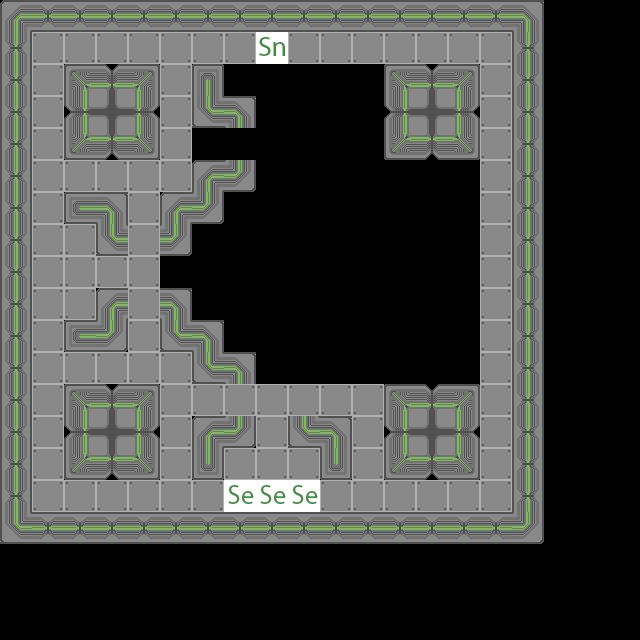

A 2D game scene composited from a Tiled map and its tileset images. What follows is a short description and the map's XML, with each tile layer's data collapsed to a summary:
An orthogonal 20x20 tile map with 32x32 px tiles, 1 tile layer (map), 2 tilesets.

<map version="1.0" orientation="orthogonal" width="20" height="20" tilewidth="32" tileheight="32">
 <tileset firstgid="1" name="tiles" tilewidth="32" tileheight="32">
  <properties>
   <property name="isWall" value="" />
  </properties>
  <image source="tileset.png" width="192" height="192" />
  <tile id="0">
   <properties>
    <property name="isWall" value="" />
   </properties>
  </tile>
  <tile id="1">
   <properties>
    <property name="isWall" value="" />
   </properties>
  </tile>
  <tile id="2">
   <properties>
    <property name="isWall" value="" />
   </properties>
  </tile>
  <tile id="3">
   <properties>
    <property name="isWall" value="" />
   </properties>
  </tile>
  <tile id="4">
   <properties>
    <property name="isWall" value="" />
   </properties>
  </tile>
  <tile id="5">
   <properties>
    <property name="isWall" value="" />
   </properties>
  </tile>
  <tile id="6">
   <properties>
    <property name="isWall" value="" />
   </properties>
  </tile>
  <tile id="7">
   <properties>
    <property name="isWall" value="" />
   </properties>
  </tile>
  <tile id="8">
   <properties>
    <property name="isWall" value="" />
   </properties>
  </tile>
  <tile id="9">
   <properties>
    <property name="isWall" value="" />
   </properties>
  </tile>
  <tile id="10">
   <properties>
    <property name="isWall" value="" />
   </properties>
  </tile>
  <tile id="12">
   <properties>
    <property name="isWall" value="" />
   </properties>
  </tile>
  <tile id="13">
   <properties>
    <property name="isWall" value="" />
   </properties>
  </tile>
  <tile id="14">
   <properties>
    <property name="isWall" value="" />
   </properties>
  </tile>
  <tile id="15">
   <properties>
    <property name="isWall" value="" />
   </properties>
  </tile>
  <tile id="16">
   <properties>
    <property name="isWall" value="" />
   </properties>
  </tile>
  <tile id="17">
   <properties>
    <property name="isWall" value="" />
   </properties>
  </tile>
  <tile id="18">
   <properties>
    <property name="isWall" value="" />
   </properties>
  </tile>
  <tile id="19">
   <properties>
    <property name="isWall" value="" />
   </properties>
  </tile>
  <tile id="20">
   <properties>
    <property name="isWall" value="" />
   </properties>
  </tile>
  <tile id="21">
   <properties>
    <property name="isWall" value="" />
   </properties>
  </tile>
  <tile id="22">
   <properties>
    <property name="isWall" value="" />
   </properties>
  </tile>
  <tile id="23">
   <properties>
    <property name="isWall" value="" />
   </properties>
  </tile>
  <tile id="24">
   <properties>
    <property name="isWall" value="" />
   </properties>
  </tile>
  <tile id="25">
   <properties>
    <property name="isWall" value="" />
   </properties>
  </tile>
  <tile id="26">
   <properties>
    <property name="isWall" value="" />
   </properties>
  </tile>
  <tile id="27">
   <properties>
    <property name="isWall" value="" />
   </properties>
  </tile>
  <tile id="28">
   <properties>
    <property name="isWall" value="" />
   </properties>
  </tile>
 </tileset>
 <tileset firstgid="37" name="misctiles" tilewidth="32" tileheight="32">
  <properties>
   <property name="sneakerSpawn" value="" />
  </properties>
  <image source="tiles.png" width="192" height="192" />
  <tile id="0">
   <properties>
    <property name="seekerSpawn" value="" />
   </properties>
  </tile>
  <tile id="1">
   <properties>
    <property name="sneakerSpawn" value="" />
   </properties>
  </tile>
 </tileset>
 <layer name="map" width="20" height="20">
  <data>[400 cells, 218 non-empty, 23 distinct tile ids]</data>
 </layer>
</map>
